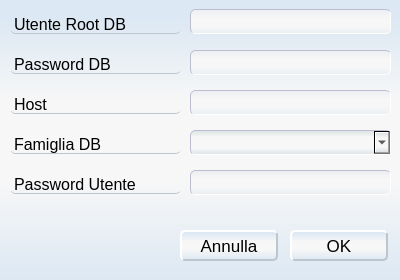
<?xml version="1.0" encoding="UTF-8"?>
<ui version="4.0">
 <class>CreazioneAmbiente</class>
 <widget class="QMainWindow" name="CreazioneAmbiente">
  <property name="geometry">
   <rect>
    <x>0</x>
    <y>0</y>
    <width>400</width>
    <height>280</height>
   </rect>
  </property>
  <property name="minimumSize">
   <size>
    <width>400</width>
    <height>280</height>
   </size>
  </property>
  <property name="maximumSize">
   <size>
    <width>400</width>
    <height>280</height>
   </size>
  </property>
  <property name="font">
   <font>
    <family>Arial</family>
   </font>
  </property>
  <property name="windowTitle">
   <string>CreazioneAmbiente</string>
  </property>
  <widget class="QWidget" name="centralWidget">
   <property name="styleSheet">
    <string notr="true">/* sets background color  */
QWidget {
background-color:rgba(255,255,255,0);
}
QWidget#centralWidget{
	background-color: qlineargradient(spread:pad, x1:0, y1:1, x2:0, y2:0, stop:0 rgba(220, 232, 243, 255), stop:0.35545 rgba(247, 247, 247, 255), stop:0.635071 rgba(247, 247, 247, 255), stop:0.933649 rgba(220, 232, 243, 255));
}

QLineEdit {
     border: 1px inset rgb(188, 189, 207);
     border-radius: 5px;
     padding: 0 3px;
	background-color: qlineargradient(spread:pad, x1:0, y1:1, x2:0, y2:0, stop:0.0545455 rgba(237, 240, 243, 255), stop:0.35545 rgba(247, 247, 247, 255), stop:0.635071 rgba(247, 247, 247, 255), stop:0.933649 rgba(237, 240, 243, 255));
 }

QGroupBox {
     border-radius: 5px;
    border:2px groove rgb(188, 198, 207);
     background-color:  rgba(255, 255, 255, 0);
        margin: 6px;

}
QGroupBox::title {
     subcontrol-origin: margin;
     subcontrol-position: top left; /* position at the top center */
     padding: 0 3px;
     border:2px groove rgb(188, 198, 207);
  background-color: qlineargradient(spread:pad, x1:0, y1:1, x2:0, y2:0, stop:0.208531 rgba(212, 223, 232, 255), stop:0.905213 rgba(239, 251, 254, 255));
        font: 11pt &quot;Arial&quot;;
     border-radius: 5px;
}

QLabel{
   	border-bottom:1px solid;
     border-bottom-color: rgb(188, 198, 207);
    background-color: rgba(255, 255, 255, 0);
     border-radius: 5px;
     padding: 0 0px;
}


 QPushButton {
     border: 2px outset  rgb(188, 198, 207);
     border-radius: 5px;
     background-color: qlineargradient(spread:pad, x1:0, y1:1, x2:0, y2:0, stop:0 rgba(220, 232, 243, 255), stop:0.35545 rgba(247, 247, 247, 255), stop:0.635071 rgba(247, 247, 247, 255), stop:0.933649 rgba(220, 232, 243, 255));
   
 }

 QPushButton:pressed {
	border: 2px inset  rgb(188, 198, 207);
     background-color: qlineargradient(x1: 0, y1: 0, x2: 0, y2: 1,
                                       stop: 0 #dadbde, stop: 1 #f6f7fa);
 }

QListWidget{
border: 1px groove rgb(188, 198, 207);
}</string>
   </property>
   <widget class="QLabel" name="label">
    <property name="geometry">
     <rect>
      <x>10</x>
      <y>15</y>
      <width>171</width>
      <height>19</height>
     </rect>
    </property>
    <property name="font">
     <font>
      <family>Arial</family>
      <pointsize>12</pointsize>
     </font>
    </property>
    <property name="text">
     <string>Utente Root DB</string>
    </property>
   </widget>
   <widget class="QLabel" name="label_2">
    <property name="geometry">
     <rect>
      <x>10</x>
      <y>55</y>
      <width>171</width>
      <height>19</height>
     </rect>
    </property>
    <property name="font">
     <font>
      <family>Arial</family>
      <pointsize>12</pointsize>
     </font>
    </property>
    <property name="text">
     <string>Password DB</string>
    </property>
   </widget>
   <widget class="QLabel" name="label_3">
    <property name="geometry">
     <rect>
      <x>10</x>
      <y>95</y>
      <width>171</width>
      <height>19</height>
     </rect>
    </property>
    <property name="font">
     <font>
      <family>Arial</family>
      <pointsize>12</pointsize>
     </font>
    </property>
    <property name="text">
     <string>Host</string>
    </property>
   </widget>
   <widget class="QLabel" name="label_4">
    <property name="geometry">
     <rect>
      <x>10</x>
      <y>135</y>
      <width>171</width>
      <height>19</height>
     </rect>
    </property>
    <property name="font">
     <font>
      <family>Arial</family>
      <pointsize>12</pointsize>
     </font>
    </property>
    <property name="text">
     <string>Famiglia DB</string>
    </property>
   </widget>
   <widget class="QLabel" name="label_5">
    <property name="geometry">
     <rect>
      <x>10</x>
      <y>175</y>
      <width>171</width>
      <height>19</height>
     </rect>
    </property>
    <property name="font">
     <font>
      <family>Arial</family>
      <pointsize>12</pointsize>
     </font>
    </property>
    <property name="text">
     <string>Password Utente</string>
    </property>
   </widget>
   <widget class="QLineEdit" name="text_utente">
    <property name="geometry">
     <rect>
      <x>190</x>
      <y>9</y>
      <width>201</width>
      <height>25</height>
     </rect>
    </property>
    <property name="font">
     <font>
      <family>Arial</family>
     </font>
    </property>
   </widget>
   <widget class="QLineEdit" name="text_pass_DB">
    <property name="geometry">
     <rect>
      <x>190</x>
      <y>50</y>
      <width>201</width>
      <height>25</height>
     </rect>
    </property>
    <property name="font">
     <font>
      <family>Arial</family>
     </font>
    </property>
    <property name="cursor">
     <cursorShape>IBeamCursor</cursorShape>
    </property>
    <property name="focusPolicy">
     <enum>Qt::StrongFocus</enum>
    </property>
   </widget>
   <widget class="QLineEdit" name="text_host">
    <property name="geometry">
     <rect>
      <x>190</x>
      <y>90</y>
      <width>201</width>
      <height>25</height>
     </rect>
    </property>
    <property name="font">
     <font>
      <family>Arial</family>
     </font>
    </property>
   </widget>
   <widget class="QLineEdit" name="text_pass_utente">
    <property name="geometry">
     <rect>
      <x>190</x>
      <y>170</y>
      <width>201</width>
      <height>25</height>
     </rect>
    </property>
    <property name="font">
     <font>
      <family>Arial</family>
     </font>
    </property>
   </widget>
   <widget class="QComboBox" name="box_DB">
    <property name="geometry">
     <rect>
      <x>190</x>
      <y>130</y>
      <width>201</width>
      <height>25</height>
     </rect>
    </property>
    <property name="font">
     <font>
      <family>Arial</family>
     </font>
    </property>
    <property name="styleSheet">
     <string notr="true">
QFrame{
	
	background-color: qlineargradient(spread:pad, x1:1, y1:0, x2:0, y2:0, stop:0.0181818 rgba(233, 240, 243, 255), stop:0.372727 rgba(247, 247, 247, 255), stop:0.659091 rgba(247, 247, 247, 255), stop:1 rgba(233, 240, 243, 255));
 border: 1px inset rgb(188, 189, 207);
     border-radius: 5px;
}
QComboBox{
 border: 1px inset rgb(188, 189, 207);
     border-radius: 5px;
     padding: 0 3px;
	background-color: qlineargradient(spread:pad, x1:0, y1:1, x2:0, y2:0, stop:0.0545455 rgba(237, 240, 243, 255), stop:0.35545 rgba(247, 247, 247, 255), stop:0.635071 rgba(247, 247, 247, 255), stop:0.933649 rgba(237, 240, 243, 255));
}

 QComboBox:editable {
	
	background-color: rgb(222, 232, 245);
 }

 QComboBox:!editable, QComboBox::drop-down:editable {
background-color: qlineargradient(spread:pad, x1:0, y1:1, x2:0, y2:0, stop:0 rgba(220, 226, 229, 255), stop:0.254545 rgba(247, 247, 247, 255), stop:0.722727 rgba(247, 247, 247, 255), stop:1 rgba(220, 226, 229, 255));
color:black;
 }

 /* QComboBox gets the &quot;on&quot; state when the popup is open */
 QComboBox:!editable:on, QComboBox::drop-down:editable:on {
	background-color: qlineargradient(spread:pad, x1:0, y1:1, x2:0, y2:0, stop:0 rgba(220, 226, 229, 255), stop:0.254545 rgba(247, 247, 247, 255), stop:0.722727 rgba(247, 247, 247, 255), stop:1 rgba(220, 226, 229, 255));
color:black;
 }

 QComboBox:on { /* shift the text when the popup opens */
     padding-top: 3px;
     padding-left: 4px;
 }


</string>
    </property>
   </widget>
   <widget class="QPushButton" name="OK_Button">
    <property name="geometry">
     <rect>
      <x>290</x>
      <y>230</y>
      <width>98</width>
      <height>31</height>
     </rect>
    </property>
    <property name="font">
     <font>
      <family>Arial</family>
      <pointsize>13</pointsize>
     </font>
    </property>
    <property name="focusPolicy">
     <enum>Qt::NoFocus</enum>
    </property>
    <property name="text">
     <string>OK</string>
    </property>
   </widget>
   <widget class="QPushButton" name="AnnullaButton">
    <property name="geometry">
     <rect>
      <x>180</x>
      <y>230</y>
      <width>98</width>
      <height>31</height>
     </rect>
    </property>
    <property name="font">
     <font>
      <family>Arial</family>
      <pointsize>13</pointsize>
     </font>
    </property>
    <property name="focusPolicy">
     <enum>Qt::NoFocus</enum>
    </property>
    <property name="text">
     <string>Annulla</string>
    </property>
   </widget>
  </widget>
 </widget>
 <layoutdefault spacing="6" margin="11"/>
 <resources/>
 <connections/>
</ui>
